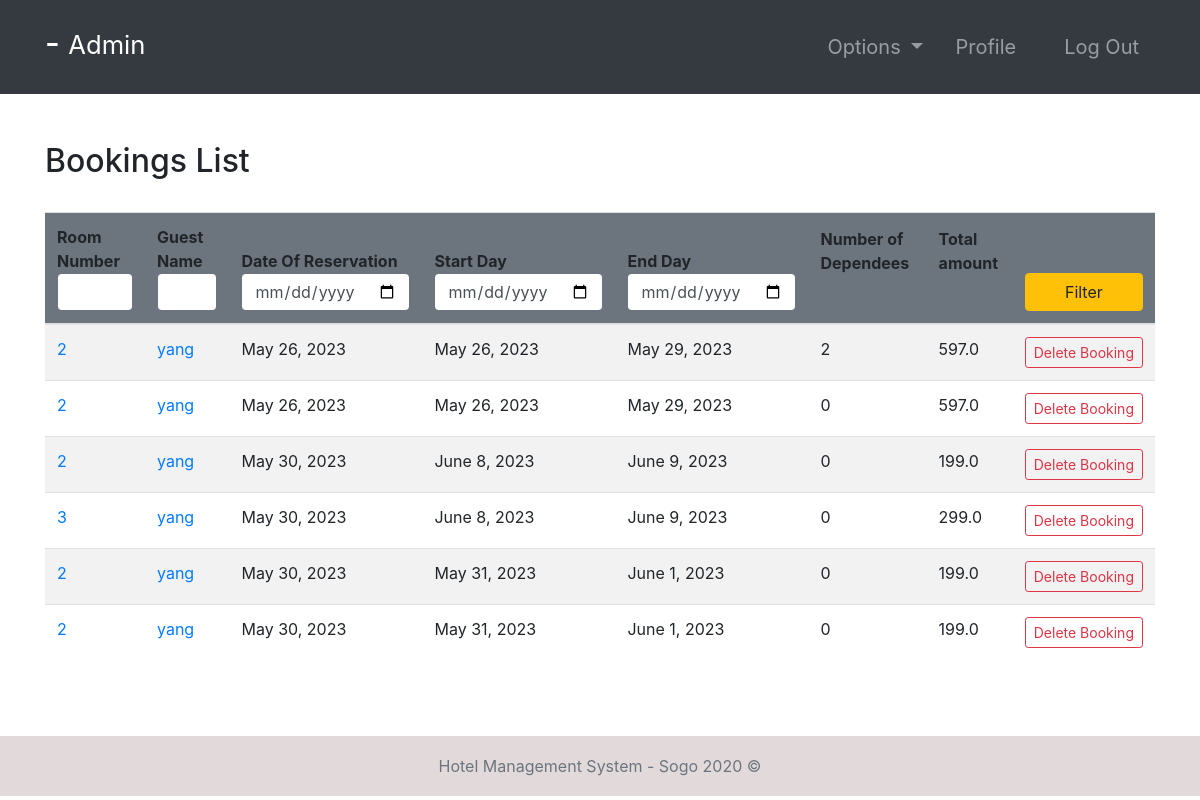
The page /bookings/ (signed in) on the database its author committed.
### room/models.py (models this page shows, shortened)
class Booking(models.Model):
    roomNumber = models.ForeignKey(Room, on_delete=models.CASCADE)
    guest = models.ForeignKey(Guest, null=True, on_delete=models.CASCADE)
    dateOfReservation = models.DateField(default=timezone.now)
    startDate = models.DateField()
    endDate = models.DateField()
    def numOfDep(self):
        return Dependees.objects.filter(booking=self).count()

class Room(models.Model):
    ROOM_TYPES = (
        ('King', 'King'),
        ('Luxury', 'Luxury'),
        ('Normal', 'Normal'),
        ('Economic', 'Economic'),
    )
    number = models.IntegerField(primary_key=True)
    capacity = models.SmallIntegerField()
    numberOfBeds = models.SmallIntegerField()
    roomType = models.CharField(max_length=20, choices=ROOM_TYPES)
    price = models.FloatField()
    statusStartDate = models.DateField(null=True)
    statusEndDate = models.DateField(null=True)

### accounts/models.py (models this page shows, shortened)
class Guest(models.Model):
    user = models.OneToOneField(User, null=True, on_delete=models.CASCADE)
    phoneNumber = PhoneNumberField(unique=True)

### room/views.py (the view, shortened to what this page needs)
# urls.py: path('bookings/', bookings, name="bookings"),
@login_required(login_url='login')
def bookings(request):
    import datetime
    role = str(request.user.groups.all()[0])
    path = role + "/"
    bookings = Booking.objects.all()
    totals = {}  # <booking : total>
    for booking in bookings:
        start_date = datetime.datetime.strptime(
            str(booking.startDate), "%Y-%m-%d")
        end_date = datetime.datetime.strptime(str(booking.endDate), "%Y-%m-%d")
        numberOfDays = abs((end_date-start_date).days)
        price = Room.objects.get(number=booking.roomNumber.number).price
        total = price * numberOfDays
        totals[booking] = total
    context = {
        "role": role,
        'bookings': bookings,
        'totals': totals
    }
    return render(request, path + "bookings.html", context)

### Templates/admin/bookings.html
{% extends '../index.html' %}
{% block context %}
{% include '../common_pages/bookings.html' %}
{% endblock %}

### Templates/incs/nav.html (shortened to what this page needs)
<nav class="navbar navbar-dark bg-dark navbar-expand-lg py-3 " role="navigation">
    <div class="container">
        <a href="" class="navbar-brand">
            <h2 class="text-capitalize">
                {{ request.user.first_name }} {{ request.user.last_name }} -
                <small>
                    {{ role }}
                </small>
            </h2>
        </a>
        <div class="collapse navbar-collapse" id="navbarTags">
            <ul class="navbar-nav ml-auto">
                <li class="nav-item dropdown p-2">
                    <a class="nav-link dropdown-toggle" href="#" id="navbarDropdown" role="button"
                        data-toggle="dropdown" aria-haspopup="true" aria-expanded="false">
                        Options
                    </a>
                </li>
                <li class="nav-item mr-3 p-2">
                    {% if role == 'staff' or role == 'receptionist' or role == 'admin' or role == 'manager' %}
                    <a href="{% url 'employee-profile' user.id %}" class="nav-link">Profile</a>
                    {% endif %}
                </li>
                <li class="nav-item p-2 ">
                    <a href="{% url 'logout' %}" class="nav-link">Log Out</a>
                </li>
            </ul>
        </div>
    </div>
</nav>

### Templates/common_pages/bookings.html (shortened to what this page needs)
<div class="container py-5">
    <div class="table-header row">
        <div class="col-sm-12 col-md-12 col-lg-4 mb-4">
            <h2>Bookings List</h2>
        </div>
    </div>
    <table class="table table-hover table-striped">
        <thead class="bg-secondary rounded">
            <tr>
                <form action="" method="POST">
                    <th>Room Number<input type="number" min="0" name="number" value="{{number}}"
                            class="form-control border border-secondary"></th>
                    <th>Guest Name<input type="text" name="name" value="{{name}}"
                            class="form-control border border-secondary"></th>
                    <th>Date Of Reservation<input type="date" name="rez" value="{{rez}}"
                            class="form-control border border-secondary"></th>
                    <th>Start Day<input type="date" name="fd" value="{{fd}}"
                            class="form-control border border-secondary"></th>
                    <th>End Day<input type="date" name="ed" value="{{ed}}" class="form-control border border-secondary">
                    </th>
                    <th class="pb-5">Number of Dependees</th>
                    <th class="pb-5">Total amount</th>
                    <th><button type="submit" name="filter" class="btn btn-warning w-100">Filter</button></th>
                </form>
            </tr>
        </thead>
        <tbody>
            {% for b in bookings %}
            <tr>
                <td><a href="{% url 'room-profile' b.roomNumber.number %}">{{b.roomNumber.number}}</a></td>
                <td><a href="{% url 'guest-profile' b.guest.user.id %}">{{b.guest.user.first_name}}</a></td>
                <td>{{ b.dateOfReservation }}</td>
                <td>{{ b.startDate }}</td>
                <td>{{ b.endDate }}</td>
                <td>{{ b.numOfDep }}</td>
                <td>
                    {% for key, value in totals.items %}
                    {% if key == b %}
                    {{ value }}
                    {% endif %}
                    {% endfor %}
                </td>
                {% if role == "admin" or role == 'manager' %}
                <td> <a href="{% url 'deleteBooking' b.id %}"
                        class="btn btn-sm btn-outline-danger">Delete&nbsp;Booking</a></td>
                {% endif %}
            </tr>
            {% endfor %}
        </tbody>
    </table>
</div>

### static/css/main.css (style rules this page uses)
* { margin: 0; padding: 0; -webkit-font-smoothing: antialiased; }
body { position: relative; }
nav .nav-item { font-size: 20px; }

### rows shown on the page
Booking: roomNumber.number "2", guest.user.first_name "yang", dateOfReservation "May 26, 2023", startDate "May 26, 2023", endDate "May 29, 2023", numOfDep "2", value "597.0"
Booking: roomNumber.number "2", guest.user.first_name "yang", dateOfReservation "May 26, 2023", startDate "May 26, 2023", endDate "May 29, 2023", numOfDep "0", value "597.0"
Booking: roomNumber.number "2", guest.user.first_name "yang", dateOfReservation "May 30, 2023", startDate "June 8, 2023", endDate "June 9, 2023", numOfDep "0", value "199.0"
Booking: roomNumber.number "3", guest.user.first_name "yang", dateOfReservation "May 30, 2023", startDate "June 8, 2023", endDate "June 9, 2023", numOfDep "0", value "299.0"
Booking: roomNumber.number "2", guest.user.first_name "yang", dateOfReservation "May 30, 2023", startDate "May 31, 2023", endDate "June 1, 2023", numOfDep "0", value "199.0"
Booking: roomNumber.number "2", guest.user.first_name "yang", dateOfReservation "May 30, 2023", startDate "May 31, 2023", endDate "June 1, 2023", numOfDep "0", value "199.0"

### other values the page prints
{{ role }} "Admin"
